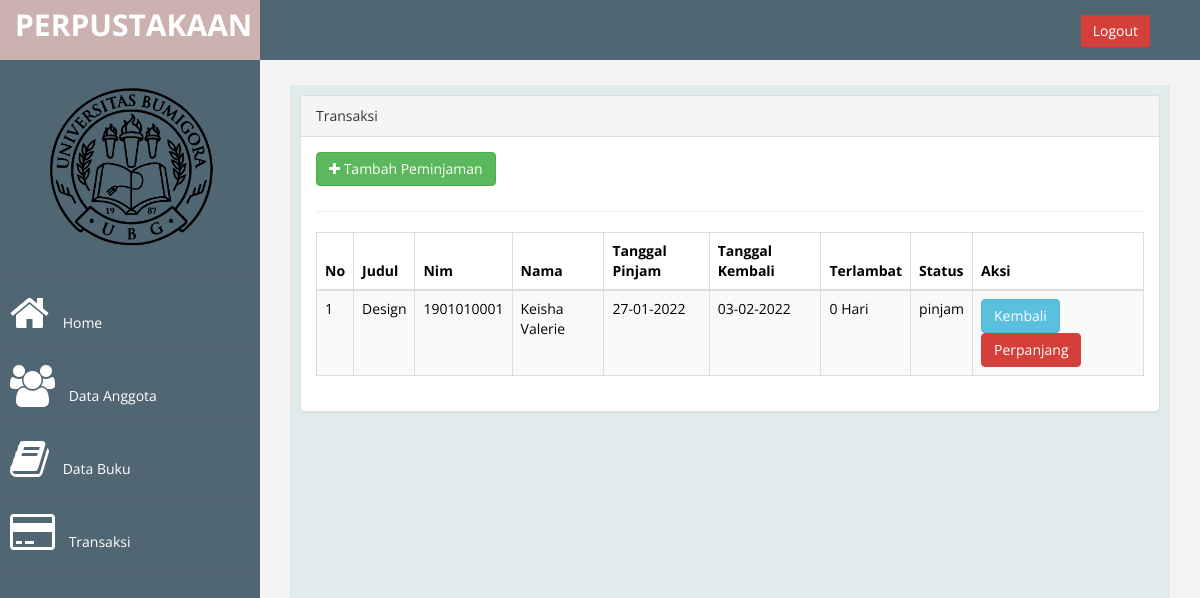
/index.php?page=transaksi (signed in), run on the app's committed database.
### tables this page shows
CREATE TABLE `tb_transaksi` (
  `id` int(9) NOT NULL,
  `judul` varchar(200) NOT NULL,
  `nim` varchar(11) NOT NULL,
  `nama` varchar(250) NOT NULL,
  `tgl_pinjam` varchar(30) NOT NULL,
  `tgl_kembali` varchar(30) NOT NULL,
  `status` varchar(100) NOT NULL
);

### function.php (called while the page is built)
<?php
	function terlambat($tgl_dateline, $tgl_kembali){
	$tgl_dateline_pecah = explode("-", $tgl_dateline);
	$tgl_dateline_pecah = $tgl_dateline_pecah[2]."-".$tgl_dateline_pecah[1]."-".$tgl_dateline_pecah[0];
	$tgl_kembali_pecah = explode("-", $tgl_kembali);
	$tgl_kembali_pecah = $tgl_kembali_pecah[2]."-".$tgl_kembali_pecah[1]."-".$tgl_kembali_pecah[0];
	$selisih = strtotime($tgl_kembali_pecah)-strtotime($tgl_dateline_pecah);
	$selisih = $selisih/86400;
	if ($selisih>=1) {
		$hasi_tgl = floor($selisih);
	}else{
		$hasi_tgl = 0;
	}
	return $hasi_tgl;
	}
?>

### page/transaksi/transaksi.php (the view)
<div class="row">
                <div class="col-md-12">
                    <div class="panel panel-default">
                        <div class="panel-heading">
                             Transaksi
                        </div>
                        <div class="panel-body">
                            <div class="table-responsive">
                                <table class="table table-striped table-bordered table-hover" id="dataTables-example">
                                    <thead>
                                        <tr>
                                        	<th>No</th>
                                            <th>Judul</th>
                                            <th>Nim</th>
                                            <th>Nama</th>
                                            <th>Tanggal Pinjam</th>
                                            <th>Tanggal Kembali</th>
                                            <th>Terlambat</th>
                                            <th>Status</th>
                                            <th>Aksi</th>
                                        </tr>
                                    </thead>
                                    <tbody>
                                    	<?php
                                    		$no = 1;
                                    		$sql = $koneksi-> query ("select * from tb_transaksi where status='pinjam'");
                                    		while ($data = $sql->fetch_assoc()) {
                                    	?>
                                    	<tr>
                                    		<td><?php echo $no++; ?></td>
                                    		<td><?php echo $data['judul'];?></td>
                                            <td><?php echo $data['nim'];?></td>
                                    		<td><?php echo $data['nama'];?></td>
                                    		<td><?php echo $data['tgl_pinjam'];?></td>
                                    		<td><?php echo $data['tgl_kembali'];?></td>
                                    		<td>
                                    			<?php
                                    				$denda = 1000;
                                    				$tgl_dateline2 = $data['tgl_kembali'];
                                    				$tgl_kembali = date('Y-m-d');
                                    				$lambat = terlambat($tgl_dateline2, $tgl_kembali);
                                    				$denda1 = $lambat*$denda;
                                    				if ($lambat>0) {
                                    					echo "
                                    						<font color='red'>$lambat hari<br>(Rp.$denda1)</font>
                                    						";
                                    				}else{
                                    					echo $lambat ." Hari";
                                    				}
                                    			?>
                                    		</td>
                                    		<td><?php echo $data['status'];?></td>
                                    		<td>
                                    			<a href="?page=transaksi&aksi=kembali&id=<?php echo $data['id']; ?>&judul=<?php echo $data['judul']; ?>" class="btn btn-info">Kembali</a>
                                    			<a href="?page=transaksi&aksi=perpanjang&id=<?php echo $data['id']; ?>&judul=<?php echo $data['judul']?>&lambat=<?php echo $lambat?>&tgl_kembali=<?php echo $data['tgl_kembali']?>" class="btn btn-danger">Perpanjang</a>
                                    		</td>
                                    	</tr>
                                    	<?php } ?>
                                    </tbody>
                                    <a href="?page=transaksi&aksi=tambah" class="btn btn-success" style="margin-bottom : 5px"><i class="fa fa-plus"></i> Tambah Peminjaman</a>
                                    </div>
                            </div>
                    </div>
            </div>
    </div>

### assets/css/custom.css (style rules this page uses)
body { font-family: 'Open Sans', sans-serif; }

### data on the page
tb_transaksi: judul "Design", nim "1901010001", nama "Keisha Valerie", tgl_pinjam "27-01-2022", tgl_kembali "03-02-2022", tgl_kembali "0", status "pinjam"
